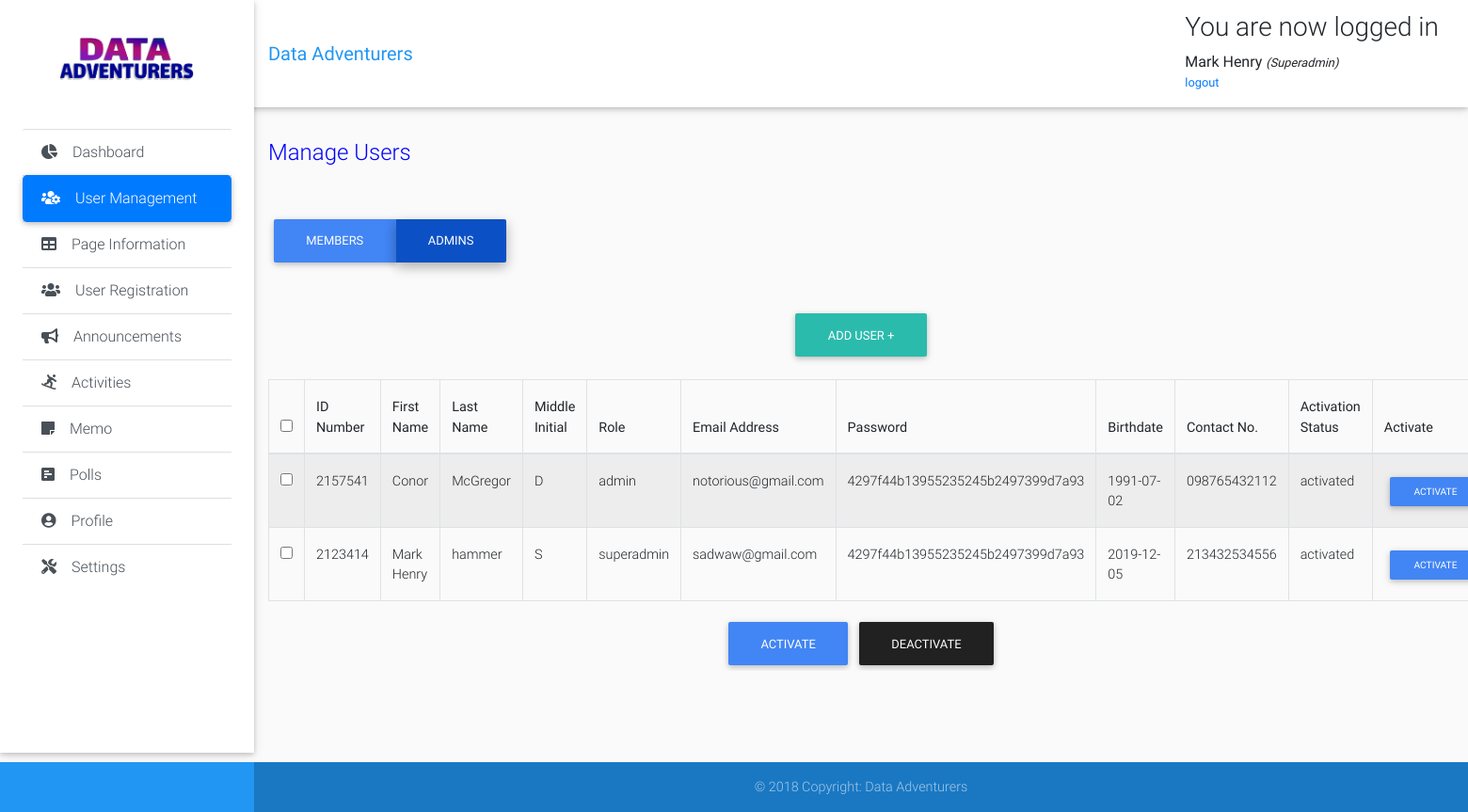
The page /super-admin-modules/admins.php (signed in) on the database its author committed.
### tables this page shows
CREATE TABLE IF NOT EXISTS `page_info` (
  `id` int(11) NOT NULL AUTO_INCREMENT,
  `about` varchar(1000) NOT NULL,
  `mission` varchar(1000) NOT NULL,
  `vision` varchar(1000) NOT NULL,
  `address` varchar(250) NOT NULL,
  `contact` varchar(250) NOT NULL,
  `email` varchar(250) NOT NULL,
  `image` varchar(1000) NOT NULL,
  PRIMARY KEY (`id`)
);

CREATE TABLE IF NOT EXISTS `users` (
  `id` int(11) NOT NULL AUTO_INCREMENT,
  `first_name` varchar(50) NOT NULL,
  `last_name` varchar(50) NOT NULL,
  `middle_initial` varchar(1) NOT NULL,
  `id_number` int(11) NOT NULL,
  `email_add` varchar(50) NOT NULL,
  `role` enum('member','admin','superadmin') NOT NULL,
  `password` varchar(500) NOT NULL,
  `cpassword` varchar(500) DEFAULT NULL,
  `Birthdate` varchar(50) NOT NULL,
  `course` varchar(50) DEFAULT NULL,
  `Year` varchar(50) DEFAULT NULL,
  `contact_num` varchar(50) NOT NULL,
  `activation_status` enum('activated','deactivated') NOT NULL,
  PRIMARY KEY (`id`)
);

### super-admin-modules/admins.php (the view, shortened to what this page needs)
<?php
include "connection.php";
include "header.php";
 ?>
 <div class="list-group list-group-flush">
   <a href="dashboard.php" class="list-group-item list-group-item-action waves-effect">
     <i class="fas fa-chart-pie mr-3"></i>Dashboard</a>
   <a href="members.php" class="list-group-item list-group-item-action active waves-effect">
     <i class="fas fa-users-cog mr-3"></i>User Management</a>
   <a href="page-information.php" class="list-group-item list-group-item-action waves-effect">
     <i class="fas fa-table mr-3"></i>Page Information</a>
   <a href="user-registration.php" class="list-group-item list-group-item-action waves-effect">
     <i class="fas fa-users mr-3"></i>User Registration</a>
   <a href="announcements.php" class="list-group-item list-group-item-action  waves-effect">
     <i class="fas fa-bullhorn mr-3"></i>Announcements</a>
   <a href="activities.php" class="list-group-item list-group-item-action waves-effect">
     <i class="fas fa-snowboarding mr-3"></i>Activities</a>
   <a href="memo.php" class="list-group-item list-group-item-action waves-effect">
     <i class="fas fa-sticky-note mr-3"></i>Memo</a>
   <a href="polls.php" class="list-group-item list-group-item-action waves-effect">
     <i class="fas fa-poll-h mr-3"></i>Polls</a>
   <a href="profile.php" class="list-group-item list-group-item-action waves-effect">
     <i class="fas fa-user-circle mr-3"></i>Profile</a>
   <a href="settings.php" class="list-group-item list-group-item-action waves-effect">
     <i class="fas fa-tools mr-3"></i>Settings</a>
 </div>
    </div>
  </header>
<main class="pt-5 mx-lg-6">
  <div class="container-fluid mt-5">
      <div class="page-title">
        <br>
        <br>
        <h4 class="mb-2 mb-sm-0 pt-1">
          <span>Manage Users</span>
        </h4>
        </div>
        <div class="btn-group btn-group-toggle" data-toggle="buttons">
          <button class="btn btn-primary"  onclick="window.location.href = 'members.php'">
            Members
          </button>
          <button class="btn btn-primary active"  onclick="window.location.href = 'admins.php'">
            Admins
          </button>
        </div>
      <br>
      <br>
      <br>
      <div class="d-flex justify-content-center">
        <div class="text-center">
        <a href="" class="btn btn-default btn-rounded mb-4" data-toggle="modal" data-target="#modalRegisterForm">
        Add User +</a>
        </div>
       </div>
              <form class="form1" method="post">
            <?php
            $result=mysqli_query($link, "select * from users where role = 'admin' || role = 'superadmin'");
              echo "<table class='table table-striped table-bordered mydatatable'  cellspacing='0' style='width: 100%'>";
              echo  "<thead>";
              echo  "<tr>";
              echo  "<th>"; echo "<input type='checkbox' class='select-all'/>"; echo "</th>";
              echo  "<th>"; echo "ID Number"; echo "</th>";
              echo  "<th>"; echo "First Name"; echo "</th>";
              echo  "<th>"; echo "Last Name"; echo "</th>";
              echo  "<th>"; echo "Middle Initial"; echo "</th>";
              echo  "<th>"; echo "Role"; echo "</th>";
              echo  "<th>"; echo "Email Address"; echo "</th>";
              echo  "<th>"; echo "Password"; echo "</th>";
              echo  "<th>"; echo "Birthdate"; echo "</th>";
              echo  "<th>"; echo "Contact No."; echo "</th>";
              echo  "<th>"; echo "Activation Status"; echo "</th>";
              echo  "<th>"; echo "Activate"; echo "</th>";
              echo  "</tr>";
              echo "</thead>";
              echo "<tbody>";
              while($row=mysqli_fetch_array($result))
              {
                  echo "<tr>";?>
                  <td><input type="checkbox" id="select-all" value="<?=$row['id']?>" name="id[]"></td>
                  <?php
                  echo "<td>"; echo $row["id_number"]; echo "</td>";
                  echo "<td>"; echo $row["first_name"]; echo "</td>";
                  echo "<td>"; echo $row["last_name"]; echo "</td>";
                  echo "<td>"; echo $row["middle_initial"]; echo "</td>";
                  echo "<td>"; echo $row["role"]; echo "</td>";
                  echo "<td>"; echo $row["email_add"]; echo "</td>";
                  echo "<td>"; echo $row["password"]; echo "</td>";
                  echo "<td>"; echo $row["Birthdate"]; echo "</td>";
                  echo "<td>"; echo $row["contact_num"]; echo "</td>";
                  echo "<td>"; echo $row["activation_status"]; echo "</td>";
                  echo "<td>"; ?> <button class="btn btn-primary btn-sm"  onclick="window.location.href =
                                  'admins-activate.php?id=<?php echo $row["id"]; ?>'">
                                   Activate</button> <?php echo "</td>";
                  echo "<td>"; ?> <button class="btn btn-dark btn-sm" onclick="window.location.href =
                                   Deactivate</button> <?php echo "</td>";
                }
              echo "</tbody>";
              echo "</table>";
              ?>
              <div class="d-flex justify-content-center">
                <input type="submit" name="activate" value="activate" onclick="return confirm('Are you sure
                you want to activate the selected accounts?')" class="btn btn-primary">
                <input type="submit" name="deactivate" value="deactivate" onclick="return confirm('Are you sure
                you want to activate the selected accounts?')" class="btn btn-dark">
              </div>
            </form>
            </div>
</main>
  <?php
  include "footer.php";
  ?>

### super-admin-modules/header.php (shortened to what this page needs)
<?php
include "connection.php";
 ?>
<!DOCTYPE html>
<html lang="en">
<head>
  <link rel="stylesheet" href="https://ajax.googleapis.com/ajax/libs/jqueryui/1.12.1/themes/smoothness/jquery-ui.css">
  <link rel="stylesheet" href="https://stackpath.bootstrapcdn.com/bootstrap/4.3.1/css/bootstrap.min.css">
  <link rel="stylesheet" type="text/css" href="https://cdn.datatables.net/v/bs4/dt-1.10.20/datatables.min.css"/>
  <link rel="stylesheet" href="https://use.fontawesome.com/releases/v5.11.2/css/all.css">
  <link href="../css/bootstrap.min.css" rel="stylesheet">
  <link href="../css/mdb.min.css" rel="stylesheet">
  <link href="../css/style.min.css" rel="stylesheet">
  <link href="../css/style.css" rel="stylesheet">
</head>
  <body class="grey lighten-5">
    <header>
      <nav class="navbar fixed-top navbar-expand-lg navbar-light white scrolling-navbar">
        <div class="container-fluid">
          <a class="navbar-brand waves-effect" href="page-information.php" target="_blank">
            <strong class="blue-text">Data Adventurers</strong>
          </a>
          <div class="collapse navbar-collapse" id="navbarSupportedContent">
            <div class="content">
              <?php if (isset($_SESSION['success'])) : ?>
                <div class="error success" >
                  <h3>
                    <?php
                    echo $_SESSION['success'];
                    ?>
                  </h3>
                </div>
              <?php endif ?>
              <div class="profile_info">
                <div>
                  <?php  if (isset($_SESSION['user'])) : ?>
                    <strong>
                      <?php
                      echo $_SESSION['user']['first_name'];
                      ?>
                    </strong>
                    <small>
                      <i>(<?php echo ucfirst($_SESSION['user']['role']); ?>)</i>
                      <br>
                      <ul class="navbar-nav nav-flex-icons">
                        <li class="nav-item">
                          <a href="header.php?logout='1'" >logout</a>
                        </li>
                      </ul>
                    </small>
                  <?php endif ?>
                </div>
              </div>
            </div>
          </div>
        </div>
      </nav>
      <div class="sidebar-fixed position-fixed">
        <?php
              $result=mysqli_query($link, "select * from page_info");
              $row=mysqli_fetch_array($result);
              ?>
        <a class="logo-wrapper waves-effect">
          <img src=" <?php echo $row['image']; ?>" class="img-fluid" height="200" width="200" alt="">
        </a>

### css/style.css (style rules this page uses)
* { padding: 0; margin: 0; }
html { position: relative; min-height: 100%; }
body { margin-bottom: 150px; }
.page-title { margin-bottom: 50px; color: blue; }

### rows shown on the page
page_info: image (picture)
users: id_number "2157541", first_name "Conor", last_name "McGregor", middle_initial "D", role "admin", email_add "notorious@gmail.com", password "4297f44b13955235245b2497399d7a93", Birthdate "1991-07-02", contact_num "098765432112", activation_status "activated"
users: id_number "2123414", first_name "Mark Henry", last_name "hammer", middle_initial "S", role "superadmin", email_add "sadwaw@gmail.com", password "4297f44b13955235245b2497399d7a93", Birthdate "2019-12-05", contact_num "213432534556", activation_status "activated"

### other values the page prints
$_SESSION['success'] "You are now logged in"
$_SESSION['user']['first_name'] "Mark Henry"
$_SESSION['user']['role'] "Superadmin"
